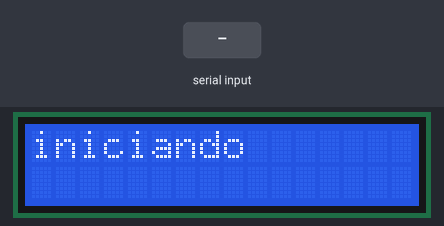
Recording of a sketch running on a simulated Arduino Uno, built with avr-gcc and run on an emulated ATmega328P. On the bench: 16×2 character LCD. The inputs (shaded band) are chosen by the test bench. What the sketch prints to the serial monitor is not drawn.

Above: at 0.1 s.
2.3 s: "90,45\n" received over Serial
At 3.5 s:
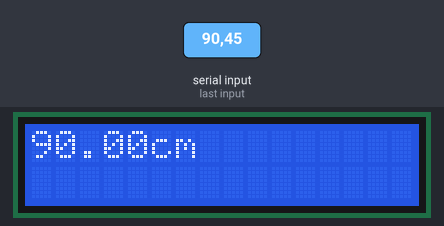
5.3 s: "90\n" received over Serial
At 11.9 s:
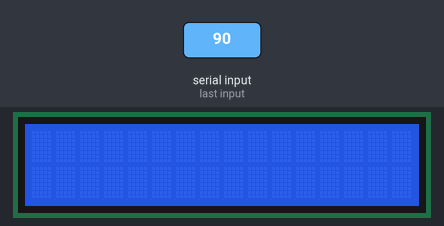
Timing chart, 0 to 13.4 s (numbered marks = the images above; inputs shaded):
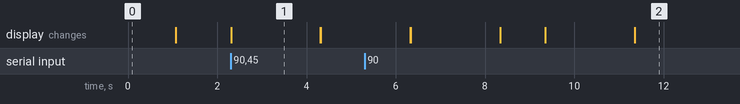

Measured:
- after the input at 2.3 s, the display: changes at once (image 1)
- what the display in image 1 shows lasts 2.0 s, from 2.3 s to 4.3 s

The sketch:

joaovitorsilvamendes_ard3.ino
```cpp
#include <LiquidCrystal.h>

const int rs = 6, en = 7, d4 =5, d5 = 4, d6 = 3, d7 = 2;
LiquidCrystal lcd(rs, en, d4, d5, d6, d7);

void setup(){
  Serial.begin(9600);
  lcd.begin(16,2);
  pinMode(3, OUTPUT);
  lcd.setCursor(0,0);
  lcd.print("iniciando");
  delay(1000);
  lcd.clear();
}

void loop(){
  if (Serial.available()) {
    float val = Serial.parseFloat();
    Serial.print(val);
    lcd.print(val);
    lcd.print("cm");
    delay(2000);
    lcd.clear();
  }
  delay(10);
}
```
